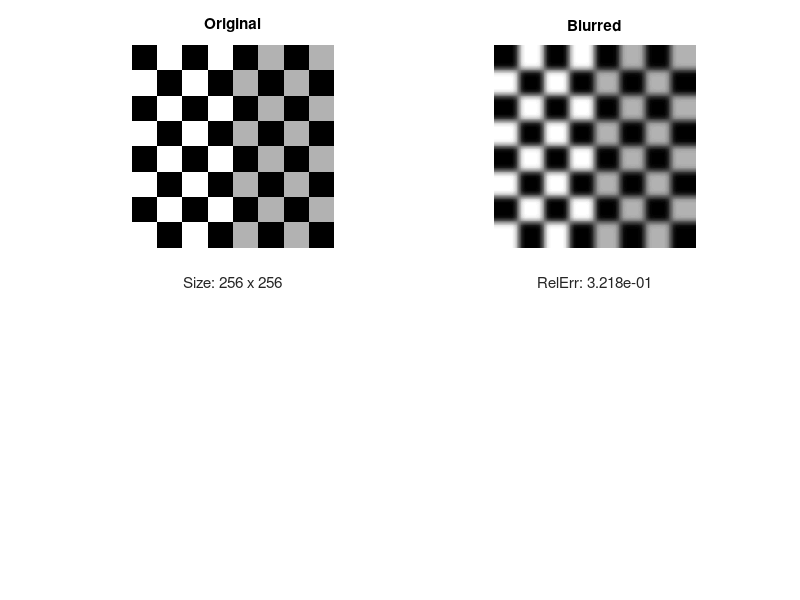

This figure's MATLAB source:
clear; close all
np = 32;
I = double(checkerboard(np)); 
m = size(I,1);

ferr = @(x,y) norm(x-y)/norm(y);
H = fspecial('gaussian',50,4);
B = imfilter(I,H,'replicate');

subplot(221);imshow(I,[]); title('Original');
xlabel(sprintf('Size: %i x %i',size(I)));
subplot(222);imshow(B,[]); title('Blurred');
xlabel(sprintf('RelErr: %6.3e',ferr(B(:),I(:))));
drawnow

beta = 2e-5;
tol = 5.e-3; maxit = 1000;
u0 = B(:); t = 1.e+4;

if exist('yzCGD','file') && 1
    t0 = cputime;
    [u,iter,nf] = yzCGD(@TVL2B,1,u0,tol,maxit,u0,t,m,H,beta);
    tcpu = cputime - t0;
    [f,g] = TVL2B(u,u0,t,m,H,beta);
    fprintf('yzCGD:  iter %3i, nf = %4i, tcpu = %6.2e\n',iter,nf,tcpu)
    fprintf('yzCGD:  f = %12.6e, norm(g) = %9.3e \n\n',f,norm(g))
    U = reshape(u,m,m);
    subplot(223);imshow(U,[]); title('Restored by yzCGD');
    xlabel(sprintf('RelErr: %6.3e',ferr(U(:),I(:))));
    drawnow
end

if exist('myCGD','file') && 1
    t0 = cputime;
    [u,iter,nf] = myCGD(@TVL2B,1,u0,tol,maxit,u0,t,m,H,beta);
    tcpu = cputime - t0;
    [f,g] = TVL2B(u,u0,t,m,H,beta);
    fprintf('myCGD:  iter %3i, nf = %4i, tcpu = %6.2e\n',iter,nf,tcpu)
    fprintf('myCGD:  f = %12.6e, norm(g) = %9.3e \n\n',f,norm(g))
    U = reshape(u,m,m);
    subplot(224);imshow(U,[]); title('Restored by myCGD');
    xlabel(sprintf('RelErr: %6.3e',ferr(U(:),I(:))));
end